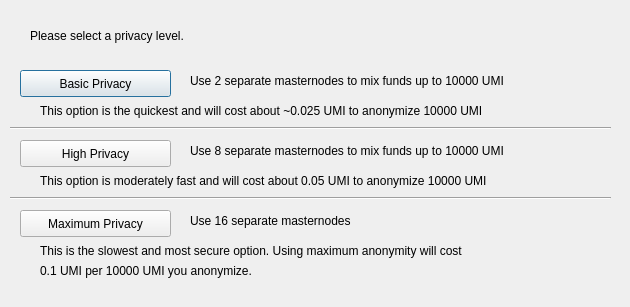
<?xml version="1.0" encoding="UTF-8"?>
<ui version="4.0">
 <class>DarksendConfig</class>
 <widget class="QDialog" name="DarksendConfig">
  <property name="geometry">
   <rect>
    <x>0</x>
    <y>0</y>
    <width>630</width>
    <height>307</height>
   </rect>
  </property>
  <property name="windowTitle">
   <string>Configure Darksend</string>
  </property>
  <widget class="QPushButton" name="buttonBasic">
   <property name="geometry">
    <rect>
     <x>20</x>
     <y>70</y>
     <width>151</width>
     <height>27</height>
    </rect>
   </property>
   <property name="text">
    <string>Basic Privacy</string>
   </property>
  </widget>
  <widget class="QPushButton" name="buttonHigh">
   <property name="geometry">
    <rect>
     <x>20</x>
     <y>140</y>
     <width>151</width>
     <height>27</height>
    </rect>
   </property>
   <property name="text">
    <string>High Privacy</string>
   </property>
  </widget>
  <widget class="QPushButton" name="buttonMax">
   <property name="geometry">
    <rect>
     <x>20</x>
     <y>210</y>
     <width>151</width>
     <height>27</height>
    </rect>
   </property>
   <property name="text">
    <string>Maximum Privacy</string>
   </property>
  </widget>
  <widget class="QLabel" name="label">
   <property name="geometry">
    <rect>
     <x>30</x>
     <y>20</y>
     <width>571</width>
     <height>31</height>
    </rect>
   </property>
   <property name="text">
    <string>Please select a privacy level.</string>
   </property>
  </widget>
  <widget class="QLabel" name="label_2">
   <property name="geometry">
    <rect>
     <x>190</x>
     <y>70</y>
     <width>421</width>
     <height>21</height>
    </rect>
   </property>
   <property name="text">
    <string>Use 2 separate masternodes to mix funds up to 10000 UMI</string>
   </property>
  </widget>
  <widget class="QLabel" name="label_3">
   <property name="geometry">
    <rect>
     <x>190</x>
     <y>140</y>
     <width>411</width>
     <height>21</height>
    </rect>
   </property>
   <property name="text">
    <string>Use 8 separate masternodes to mix funds up to 10000 UMI</string>
   </property>
  </widget>
  <widget class="QLabel" name="label_4">
   <property name="geometry">
    <rect>
     <x>190</x>
     <y>210</y>
     <width>421</width>
     <height>21</height>
    </rect>
   </property>
   <property name="text">
    <string>Use 16 separate masternodes</string>
   </property>
  </widget>
  <widget class="QLabel" name="label_6">
   <property name="geometry">
    <rect>
     <x>40</x>
     <y>100</y>
     <width>561</width>
     <height>21</height>
    </rect>
   </property>
   <property name="text">
    <string>This option is the quickest and will cost about ~0.025 UMI to anonymize 10000 UMI</string>
   </property>
  </widget>
  <widget class="QLabel" name="label_7">
   <property name="geometry">
    <rect>
     <x>40</x>
     <y>170</y>
     <width>561</width>
     <height>21</height>
    </rect>
   </property>
   <property name="text">
    <string>This option is moderately fast and will cost about 0.05 UMI to anonymize 10000 UMI</string>
   </property>
  </widget>
  <widget class="QLabel" name="label_8">
   <property name="geometry">
    <rect>
     <x>40</x>
     <y>240</y>
     <width>561</width>
     <height>21</height>
    </rect>
   </property>
   <property name="text">
    <string>This is the slowest and most secure option. Using maximum anonymity will cost</string>
   </property>
  </widget>
  <widget class="QLabel" name="label_9">
   <property name="geometry">
    <rect>
     <x>40</x>
     <y>260</y>
     <width>561</width>
     <height>21</height>
    </rect>
   </property>
   <property name="text">
    <string>0.1 UMI per 10000 UMI you anonymize.</string>
   </property>
  </widget>
  <widget class="Line" name="line">
   <property name="geometry">
    <rect>
     <x>10</x>
     <y>120</y>
     <width>601</width>
     <height>16</height>
    </rect>
   </property>
   <property name="orientation">
    <enum>Qt::Horizontal</enum>
   </property>
  </widget>
  <widget class="Line" name="line_2">
   <property name="geometry">
    <rect>
     <x>10</x>
     <y>190</y>
     <width>601</width>
     <height>16</height>
    </rect>
   </property>
   <property name="orientation">
    <enum>Qt::Horizontal</enum>
   </property>
  </widget>
 </widget>
 <resources/>
 <connections/>
</ui>
